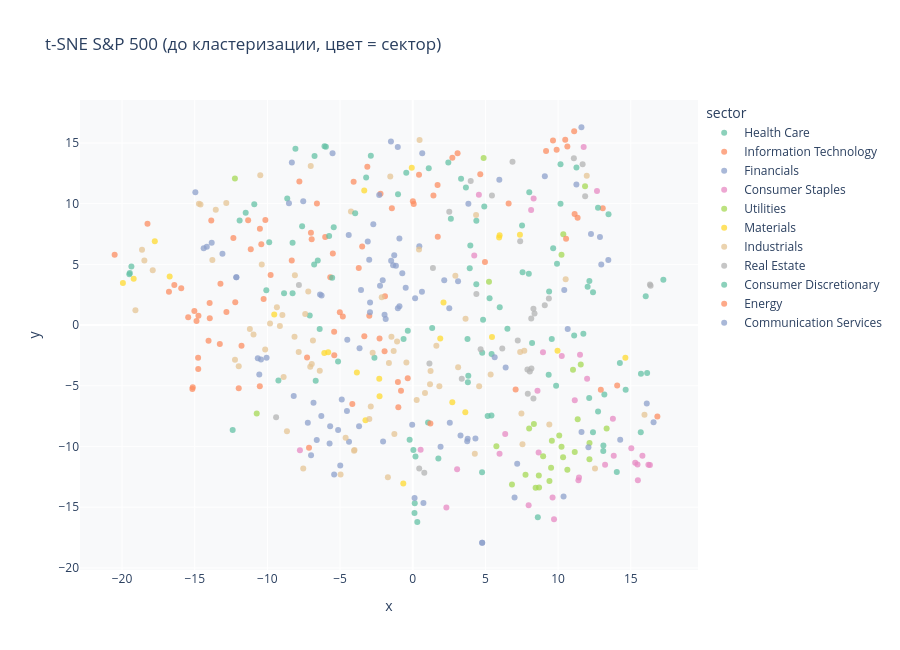

The notebook cell this image was saved under:
### Markdown cell above
## 9. t-SNE — визуальная карта рынка до кластеризации

Если сгустки видны до запуска алгоритма — кластеры существуют объективно.

### Code cell
import plotly.express as px

print("Вычисляем t-SNE (~1–2 мин)...")
tsne   = TSNE(n_components=2, perplexity=40,
              learning_rate='auto', max_iter=1500, random_state=42)
coords = tsne.fit_transform(X_scaled)

tsne_df = pd.DataFrame({
    'x'      : coords[:, 0],
    'y'      : coords[:, 1],
    'ticker' : X_clean.index,
    'sector' : df.loc[X_clean.index, 'sector'],
    'name'   : df.loc[X_clean.index, 'name'],
})
for feat in ['sigma','beta','sharpe','hurst','info_ratio']:
    if feat in df.columns:
        tsne_df[LABELS[feat]] = df.loc[X_clean.index, feat].round(3).values

# Интерактивный
fig = px.scatter(
    tsne_df, x='x', y='y', color='sector',
    hover_name='ticker',
    hover_data=['name','sector'] +
               [LABELS[f] for f in ['sigma','beta','sharpe','hurst']
                if LABELS[f] in tsne_df.columns],
    title='t-SNE S&P 500 (до кластеризации, цвет = сектор)',
    color_discrete_sequence=px.colors.qualitative.Set2,
    width=900, height=650
)
fig.update_traces(marker=dict(size=6, opacity=0.75))
fig.update_layout(plot_bgcolor='#f8f9fa',
                  legend=dict(orientation='v', x=1.01))
fig.write_html('plots/01_tsne_interactive.html')
fig.show()

# Статичная для диплома
fig2, ax = plt.subplots(figsize=(12, 8))
sectors  = tsne_df['sector'].dropna().unique()
colors   = sns.color_palette('Set2', len(sectors))
for sec, color in zip(sectors, colors):
    mask = tsne_df['sector'] == sec
    ax.scatter(tsne_df.loc[mask,'x'], tsne_df.loc[mask,'y'],
               label=sec, alpha=0.65, s=20, color=color)
ax.set_title('t-SNE S&P 500 (все 23 метрики, до кластеризации)',
             fontsize=12, fontweight='bold')
ax.set_xlabel('t-SNE компонента 1')
ax.set_ylabel('t-SNE компонента 2')
ax.legend(fontsize=7, ncol=2, bbox_to_anchor=(1.02, 1))
plt.tight_layout()
plt.savefig('plots/01_tsne_static.png', dpi=150, bbox_inches='tight')
plt.show()
print("✓ plots/01_tsne_interactive.html | plots/01_tsne_static.png")

### Figure 1 — Plotly figure (JSON) as saved in the notebook; plotly's stock layout.template omitted (floating-point values rounded to 4 significant figures; data arrays with more than 128 entries replaced by an {"elided": "..."} marker saying what was removed)
{"data": [{"customdata": {"elided": "57x6 mixed values"}, "hovertemplate": "<b>%{hovertext}</b><br><br>sector=%{customdata[1]}<br>x=%{x}<br>y=%{y}<br>name=%{customdata[0]}<br>Волатильность (σ)=%{customdata[2]}<br>Бета (β)=%{customdata[3]}<br>Шарп=%{customdata[4]}<br>Хёрст (H)=%{customdata[5]}<extra></extra>", "hovertext": ["A", "ABBV", "ABT", "ALGN", "AMGN", "BAX", "BDX", "BIIB", "BMY", "BSX", "CAH", "CNC", "COR", "CRL", "TECH", "CI", "COO", "CVS", "DHR", "DVA", "DXCM", "ELV", "EW", "GILD", "HCA", "HOLX", "HSIC", "HUM", "IDXX", "INCY", "IQV", "ISRG", "JNJ", "LH", "LLY", "PODD", "MCK", "MDT", "MRK", "MRNA", "MTD", "DGX", "PFE", "REGN", "RMD", "RVTY", "STE", "SYK", "TMO", "UHS", "UNH", "VRTX", "VTRS", "WAT", "WST", "ZBH", "ZTS"], "legendgroup": "Health Care", "marker": {"color": "rgb(102,194,165)", "opacity": 0.75, "size": 6, "symbol": "circle"}, "mode": "markers", "name": "Health Care", "orientation": "v", "showlegend": true, "type": "scatter", "x": [-0.2148, 12.4, 1.764, 1.101, 12.4, 9.564, 15.69, 17.24, 15.7, 1.052, 4.769, 14.65, 0.137, 4.373, 5.984, 9.863, 5.425, 11.74, 0.04311, 10.16, 10.17, 9.352, 11.26, 14.04, 4.921, 9.924, 8.209, 11.11, -7.089, 14.25, 1.336, -10.07, 13.12, 9.381, 0.312, -3.206, 0.1193, 4.78, 13.11, -2.883, -6.404, 12.75, 16.13, 13.18, 7.984, 5.287, 3.793, -2.636, 0.1869, 4.375, 5.415, 5.154, 7.519, 4.839, -12.39, 6.513, 3.822], "xaxis": "x", "y": [-9.452, 2.692, -10.98, 12.91, -8.821, -1.143, -8.821, 3.727, -4.0, -8.029, -12.13, -5.333, -14.68, 3.356, 1.476, -5.003, -2.39, -0.707, -10.28, 9.998, 13.24, -4.084, 12.98, -12.1, 9.757, 5.044, -1.487, -0.8655, 0.79, -3.123, -0.2456, 2.867, -9.924, 2.757, -16.22, 12.16, -15.48, -2.287, -10.37, 13.95, -0.3265, -7.121, -3.949, -5.711, 4.217, 2.199, -4.708, -2.698, -10.82, 8.584, -7.439, -7.485, 8.195, 0.4362, -8.645, -0.306, -4.18], "yaxis": "y"}, {"customdata": {"elided": "67x6 mixed values"}, "hovertemplate": "<b>%{hovertext}</b><br><br>sector=%{customdata[1]}<br>x=%{x}<br>y=%{y}<br>name=%{customdata[0]}<br>Волатильность (σ)=%{customdata[2]}<br>Бета (β)=%{customdata[3]}<br>Шарп=%{customdata[4]}<br>Хёрст (H)=%{customdata[5]}<extra></extra>", "hovertext": ["AAPL", "ACN", "ADBE", "ADI", "AKAM", "AMAT", "AMD", "ANET", "APH", "ADSK", "AVGO", "CDNS", "CDW", "CIEN", "COHR", "CSCO", "CTSH", "DELL", "GLW", "EPAM", "FFIV", "FICO", "FSLR", "FTNT", "GDDY", "GEN", "HPE", "HPQ", "IBM", "IT", "INTC", "INTU", "JBL", "KEYS", "KLAC", "LITE", "LRCX", "MCHP", "MPWR", "MSFT", "MSI", "MU", "NTAP", "NVDA", "NXPI", "ON", "ORCL", "PANW", "PTC", "QCOM", "CRM", "NOW", "ROP", "SMCI", "SNPS", "STX", "SWKS", "TDY", "TEL", "TER", "TXN", "TRMB", "TYL", "VRSN", "WDAY", "WDC", "ZBRA"], "legendgroup": "Information Technology", "marker": {"color": "rgb(252,141,98)", "opacity": 0.75, "size": 6, "symbol": "circle"}, "mode": "markers", "name": "Information Technology", "orientation": "v", "showlegend": true, "type": "scatter", "x": [-14.77, -4.159, -4.813, -15.14, 16.83, -14.74, -16.4, -11.32, -11.78, -12.21, -10.52, -14.05, -2.285, -10.14, -7.801, -1.021, -0.3462, -8.325, -2.99, 10.64, -5.674, -11.97, -4.067, -12.34, -9.779, 12.94, -7.005, -5.408, 1.213, -10.26, 4.968, -12.82, -11.14, -3.331, -14.88, -6.593, -15.02, -5.017, -15.45, -14.76, -7.136, -16.77, -1.911, -13.86, -13.96, -15.93, -10.52, 6.597, 1.721, -13.97, -6.955, -13.23, -0.9917, -18.25, -13.27, -5.4, -3.714, 13.07, -1.938, -10.42, -15.16, -5.498, -7.272, -0.8085, -6.022, -1.437, -3.48], "xaxis": "x", "y": [-2.685, -6.506, 0.6993, -5.112, -7.53, 0.7711, 3.309, 8.633, -1.701, 1.88, 7.929, -1.301, -1.11, 8.648, 11.81, -4.694, -4.379, 5.314, 0.7721, 14.71, 3.93, -5.202, 11.79, 7.162, 4.125, -5.322, 7.613, -0.5484, -8.104, 2.145, 5.187, 1.067, 6.235, -0.9168, 0.3286, 10.01, 1.167, 1.064, 0.644, -3.617, -10.1, 2.747, 2.379, 8.617, 0.5556, 3.025, -5.038, 10.01, 7.265, 1.821, 7.06, 3.408, -6.776, 8.343, -1.569, -2.487, 4.691, 9.63, -2.149, 6.654, -5.255, 5.888, -2.669, -5.401, 7.248, 9.622, 6.47], "yaxis": "y"}, {"customdata": {"elided": "74x6 mixed values"}, "hovertemplate": "<b>%{hovertext}</b><br><br>sector=%{customdata[1]}<br>x=%{x}<br>y=%{y}<br>name=%{customdata[0]}<br>Волатильность (σ)=%{customdata[2]}<br>Бета (β)=%{customdata[3]}<br>Шарп=%{customdata[4]}<br>Хёрст (H)=%{customdata[5]}<extra></extra>", "hovertext": ["ACGL", "AFL", "AIG", "AIZ", "AJG", "ALL", "AMP", "AON", "APO", "ARES", "AXP", "BAC", "BK", "BLK", "BRK-B", "BRO", "BX", "CBOE", "COF", "SCHW", "XYZ", "C", "CB", "CFG", "CINF", "CME", "CPAY", "EG", "ERIE", "FDS", "FIS", "FITB", "BEN", "FISV", "GL", "GPN", "GS", "HBAN", "HIG", "IBKR", "ICE", "IVZ", "JKHY", "JPM", "KEY", "KKR", "L", "MTB", "MA", "MCO", "MET", "MRSH", "MS", "MSCI", "NDAQ", "NTRS", "PFG", "PGR", "PNC", "PRU", "PYPL", "RF", "RJF", "SPGI", "STT", "SYF", "TROW", "TFC", "TRV", "USB", "V", "WFC", "WRB", "WTW"], "legendgroup": "Financials", "marker": {"color": "rgb(141,160,203)", "opacity": 0.75, "size": 6, "symbol": "circle"}, "mode": "markers", "name": "Financials", "orientation": "v", "showlegend": true, "type": "scatter", "x": [3.287, 12.88, 3.827, 12.97, -5.408, 2.548, -7.22, 10.42, -13.83, -13.09, -10.56, -2.942, -1.94, -6.827, -3.692, -6.997, -14.38, 10.37, -4.405, -0.9187, -5.519, -3.559, 3.746, -1.158, -0.9144, 7.004, -4.504, 4.313, 7.185, -2.041, 11.26, -1.486, 3.117, -5.721, 11.6, 2.167, -10.44, -2.714, 12.26, -14.96, -0.03873, -2.995, 16.57, -8.189, -1.275, -14.17, -4.384, 0.1613, -4.885, -5.684, -2.252, -4.989, -10.06, -6.291, -6.604, -1.862, 0.4524, 0.7348, -1.024, -2.066, -3.096, -1.351, -10.66, -5.135, -2.937, -7.536, -3.66, -0.7195, 13.46, 0.6324, -4.528, -0.4857, 3.779, 1.914], "xaxis": "x", "y": [-9.1, 7.245, 9.986, 4.998, -12.31, -8.045, -8.053, 2.883, 6.785, 5.874, -4.065, 1.059, 0.853, -6.396, -8.327, -10.73, 6.327, -14.12, 7.422, 7.126, 14.15, 2.892, -9.578, 4.894, 1.539, -14.2, -1.203, -9.35, -11.42, -9.59, 11.57, 5.288, 3.605, -9.749, 16.29, 3.686, -2.844, 8.306, 7.508, 10.95, -8.208, 5.372, -7.994, -5.84, 5.759, 6.456, -9.6, 2.211, -6.129, -8.327, 3.237, -11.56, -2.684, -7.489, -9.461, 0.5005, 6.501, -14.66, 1.381, 3.684, 6.891, 4.923, -2.73, -8.65, 1.864, 10.2, -1.915, 4.271, 5.362, 2.74, -7.084, 3.08, -9.368, -10.02], "yaxis": "y"}, {"customdata": {"elided": "34x6 mixed values"}, "hovertemplate": "<b>%{hovertext}</b><br><br>sector=%{customdata[1]}<br>x=%{x}<br>y=%{y}<br>name=%{customdata[0]}<br>Волатильность (σ)=%{customdata[2]}<br>Бета (β)=%{customdata[3]}<br>Шарп=%{customdata[4]}<br>Хёрст (H)=%{customdata[5]}<extra></extra>", "hovertext": ["ADM", "MO", "BF-B", "BG", "CPB", "CAG", "CHD", "CL", "CLX", "COST", "KO", "STZ", "DG", "DLTR", "EL", "GIS", "HRL", "HSY", "KDP", "KHC", "KMB", "KR", "MDLZ", "MKC", "MNST", "TAP", "PEP", "PG", "PM", "SJM", "SYY", "TGT", "TSN", "WMT"], "legendgroup": "Consumer Staples", "marker": {"color": "rgb(231,138,195)", "opacity": 0.75, "size": 6, "symbol": "circle"}, "mode": "markers", "name": "Consumer Staples", "orientation": "v", "showlegend": true, "type": "scatter", "x": [12.67, 13.77, 8.959, 8.581, 16.32, 15.3, 13.23, 11.4, 15.8, -7.763, 6.361, 11.51, 11.76, 8.144, 4.231, 15.46, 15.04, 9.618, 9.719, 11.15, 13.83, 15.49, 3.052, 8.66, 0.5411, 10.25, 7.973, 11.44, 5.971, 16.21, 4.549, 8.315, 11.99, 2.313], "xaxis": "x", "y": [11.04, -7.722, -2.234, -5.406, -11.51, -11.33, -11.5, -12.79, -10.76, -10.31, -8.968, -2.436, 14.66, 9.482, 5.738, -11.49, -10.15, -14.2, -16.0, -6.191, -10.76, -12.79, -11.87, -10.49, -10.27, -2.55, -14.83, -12.55, -10.6, -11.5, 10.73, 10.43, -4.428, -15.03], "yaxis": "y"}, {"customdata": {"elided": "30x6 mixed values"}, "hovertemplate": "<b>%{hovertext}</b><br><br>sector=%{customdata[1]}<br>x=%{x}<br>y=%{y}<br>name=%{customdata[0]}<br>Волатильность (σ)=%{customdata[2]}<br>Бета (β)=%{customdata[3]}<br>Шарп=%{customdata[4]}<br>Хёрст (H)=%{customdata[5]}<extra></extra>", "hovertext": ["AEE", "AEP", "AES", "ATO", "AWK", "LNT", "CNP", "CMS", "ED", "D", "DTE", "DUK", "EIX", "ES", "ETR", "EVRG", "EXC", "FE", "NEE", "NI", "NRG", "PCG", "PEG", "PNW", "PPL", "SO", "SRE", "VST", "WEC", "XEL"], "legendgroup": "Utilities", "marker": {"color": "rgb(166,216,84)", "opacity": 0.75, "size": 6, "symbol": "circle"}, "mode": "markers", "name": "Utilities", "orientation": "v", "showlegend": true, "type": "scatter", "x": [9.406, 13.34, 5.244, 10.64, 11.02, 12.16, 10.36, 12.16, 10.34, 9.571, 8.452, 8.97, 8.335, 10.08, 7.759, 8.672, 6.826, 11.85, 8.008, 8.689, -10.73, 4.876, 5.755, 10.24, 11.56, 9.517, 10.23, -12.23, 11.35, 11.14], "xaxis": "x", "y": [-12.84, -8.514, 3.563, -11.92, -3.68, -9.703, 7.482, -11.06, -10.89, -9.536, -13.4, -10.81, -8.156, -9.089, -12.32, -12.38, -13.13, 11.44, -8.518, -13.37, -7.275, 13.76, -9.987, -10.03, -3.246, -11.75, 5.796, 12.07, -7.75, -10.46], "yaxis": "y"}, {"customdata": {"elided": "24x6 mixed values"}, "hovertemplate": "<b>%{hovertext}</b><br><br>sector=%{customdata[1]}<br>x=%{x}<br>y=%{y}<br>name=%{customdata[0]}<br>Волатильность (σ)=%{customdata[2]}<br>Бета (β)=%{customdata[3]}<br>Шарп=%{customdata[4]}<br>Хёрст (H)=%{customdata[5]}<extra></extra>", "hovertext": ["ALB", "AMCR", "APD", "AVY", "BALL", "CF", "CRH", "DD", "DOW", "ECL", "FCX", "IFF", "IP", "LIN", "LYB", "MLM", "MOS", "NEM", "NUE", "PKG", "PPG", "SHW", "STLD", "VMC"], "legendgroup": "Materials", "marker": {"color": "rgb(255,217,47)", "opacity": 0.75, "size": 6, "symbol": "circle"}, "mode": "markers", "name": "Materials", "orientation": "v", "showlegend": true, "type": "scatter", "x": [-17.75, 5.451, 3.617, -2.285, 9.96, -3.338, -9.529, 2.116, 5.944, -2.304, -16.72, 7.374, -3.845, -3.251, 5.977, -6.085, -0.06831, 14.63, -19.94, -0.6512, 1.891, 2.722, -19.2, -5.816], "xaxis": "x", "y": [6.902, -0.9794, -7.19, -5.856, -2.117, 11.09, 0.8792, 1.857, 7.219, -4.413, 4.007, 7.439, -3.903, -7.835, 7.39, -2.3, 12.97, -2.681, 3.46, -13.06, -1.097, -6.363, 3.809, -2.237], "yaxis": "y"}, {"customdata": {"elided": "74x6 mixed values"}, "hovertemplate": "<b>%{hovertext}</b><br><br>sector=%{customdata[1]}<br>x=%{x}<br>y=%{y}<br>name=%{customdata[0]}<br>Волатильность (σ)=%{customdata[2]}<br>Бета (β)=%{customdata[3]}<br>Шарп=%{customdata[4]}<br>Хёрст (H)=%{customdata[5]}<extra></extra>", "hovertext": ["ALLE", "AME", "AOS", "MMM", "ADP", "AXON", "BA", "BLDR", "BR", "CAT", "CHRW", "CMI", "CPRT", "CSX", "CTAS", "DAL", "DE", "FIX", "DOV", "EFX", "EME", "EMR", "ETN", "EXPD", "FAST", "FDX", "FTV", "GD", "GE", "GNRC", "HII", "HON", "HUBB", "HWM", "IEX", "ITW", "IR", "J", "JBHT", "JCI", "LDOS", "LHX", "LII", "LMT", "MAS", "NDSN", "NOC", "NSC", "ODFL", "PAYX", "PCAR", "PH", "PNR", "PWR", "ROK", "ROL", "RSG", "RTX", "LUV", "SNA", "SWK", "TDG", "TT", "TXT", "GWW", "UAL", "UNP", "UPS", "URI", "VRSK", "VRT", "WAB", "WM", "XYL"], "legendgroup": "Industrials", "marker": {"color": "rgb(229,196,148)", "opacity": 0.75, "size": 6, "symbol": "circle"}, "mode": "markers", "name": "Industrials", "orientation": "v", "showlegend": true, "type": "scatter", "x": [-2.759, -4.036, 7.389, 3.632, -4.619, -12.83, 0.4704, -18.47, -2.987, -9.14, 15.94, -8.883, -10.95, 1.188, -7.533, -1.547, -6.397, -14.6, -1.313, -7.398, -14.71, -1.078, -11.97, 5.359, -1.71, 4.357, 1.624, 3.122, -8.108, -18.63, 11.97, -1.64, -12.23, -13.55, 0.842, -2.888, -9.82, -7.052, 4.568, -8.968, 10.52, 9.395, -8.133, 7.549, -6.868, 1.226, 12.54, 1.832, -19.08, -4.008, -7.846, -10.15, -9.347, -13.79, -1.467, 7.476, -4.966, -2.133, -4.251, -6.948, 2.932, -10.39, -11.21, 0.4295, -8.655, -7.019, 0.2706, 7.674, -17.89, -1.265, -10.49, -7.187, 4.27, -0.4366], "xaxis": "x", "y": [-2.276, -10.34, -2.22, 0.51, -9.277, 10.06, 15.24, 5.314, -7.746, -0.0783, -7.381, -4.271, -0.7781, -4.873, -11.81, 12.23, -3.762, 9.925, -2.13, 0.912, 9.991, -1.348, -3.401, -4.065, -12.53, 9.074, -1.713, -3.471, 4.105, 6.203, 12.29, -3.127, -2.855, 9.5, -5.589, -6.716, 0.1241, -3.441, -5.039, 0.8233, 3.769, -8.184, -0.9706, -9.805, -1.266, -3.785, -11.81, -5.04, 1.227, -10.29, -2.222, -2.006, 1.468, 5.362, -0.9718, -7.293, -12.32, 2.283, 9.352, -3.211, 4.056, 4.992, -0.3162, 6.216, -8.752, 13.11, -6.174, -2.112, 4.506, -8.982, 12.33, 2.774, -10.6, -3.09], "yaxis": "y"}, {"customdata": {"elided": "31x6 mixed values"}, "hovertemplate": "<b>%{hovertext}</b><br><br>sector=%{customdata[1]}<br>x=%{x}<br>y=%{y}<br>name=%{customdata[0]}<br>Волатильность (σ)=%{customdata[2]}<br>Бета (β)=%{customdata[3]}<br>Шарп=%{customdata[4]}<br>Хёрст (H)=%{customdata[5]}<extra></extra>", "hovertext": ["AMT", "ARE", "AVB", "BXP", "CBRE", "CPT", "CCI", "CSGP", "DLR", "EQIX", "EQR", "ESS", "EXR", "FRT", "DOC", "HST", "INVH", "IRM", "KIM", "MAA", "O", "PLD", "PSA", "REG", "SBAC", "SPG", "UDR", "VICI", "VTR", "WELL", "WY"], "legendgroup": "Real Estate", "marker": {"color": "rgb(179,179,179)", "opacity": 0.75, "size": 6, "symbol": "circle"}, "mode": "markers", "name": "Real Estate", "orientation": "v", "showlegend": true, "type": "scatter", "x": [8.163, 6.159, 8.377, 4.378, -7.832, 9.083, 7.89, 7.224, 0.7936, 0.4442, 4.669, 8.303, 7.915, 16.32, 7.391, 1.387, 11.86, -9.401, 2.513, 9.365, 11.69, 3.373, 8.304, 16.37, 8.053, 3.988, 8.152, 11.08, 6.863, 5.449, 1.148], "xaxis": "x", "y": [-3.577, -1.935, 0.9596, 2.562, 3.305, 1.624, -3.668, -1.279, -12.17, -11.81, -2.002, 1.34, -5.661, 3.345, 6.901, 4.691, 10.61, -7.589, 9.333, 2.188, 13.25, -4.414, -6.05, 3.247, -3.821, 11.86, 0.5327, 13.73, 13.45, 10.67, -3.164], "yaxis": "y"}, {"customdata": {"elided": "46x6 mixed values"}, "hovertemplate": "<b>%{hovertext}</b><br><br>sector=%{customdata[1]}<br>x=%{x}<br>y=%{y}<br>name=%{customdata[0]}<br>Волатильность (σ)=%{customdata[2]}<br>Бета (β)=%{customdata[3]}<br>Шарп=%{customdata[4]}<br>Хёрст (H)=%{customdata[5]}<extra></extra>", "hovertext": ["AMZN", "APTV", "AZO", "BBY", "BKNG", "CCL", "CVNA", "CMG", "DECK", "DRI", "DHI", "DPZ", "EBAY", "EXPE", "F", "GM", "GPC", "GRMN", "HAS", "HD", "HLT", "LEN", "LOW", "LULU", "LVS", "MAR", "MCD", "MGM", "NCLH", "NKE", "NVR", "ORLY", "PHM", "POOL", "RL", "RCL", "ROST", "SBUX", "TJX", "TPR", "TSCO", "TSLA", "ULTA", "WSM", "WYNN", "YUM"], "legendgroup": "Consumer Discretionary", "marker": {"color": "rgb(102,194,165)", "opacity": 0.75, "size": 6, "symbol": "circle"}, "mode": "markers", "name": "Consumer Discretionary", "orientation": "v", "showlegend": true, "type": "scatter", "x": [-8.267, 3.96, 12.03, -5.751, -8.267, -5.976, -8.072, -8.854, -11.91, 3.658, -19.5, 12.14, -5.544, 3.324, -1.013, -5.437, 9.66, -9.242, 2.622, 13.47, -6.782, -19.47, 12.75, -9.876, -3.961, -6.535, 8.606, 2.446, -6.07, 3.921, 7.555, 12.15, -19.36, -5.138, -7.612, -6.757, -0.3408, 3.767, -0.6308, -8.633, -6.677, -10.9, 8.017, -11.49, -0.4451, 16.03], "xaxis": "x", "y": [6.78, 6.544, 3.148, 7.341, 2.626, 14.69, 14.52, 2.624, 8.606, 11.33, 4.184, -6.011, 3.887, 12.06, 10.78, 8.046, 6.335, -4.574, 8.749, 9.12, 4.984, 4.28, 9.66, 6.83, 9.21, 5.321, -15.82, 13.39, 14.73, 4.669, 4.359, 3.621, 4.831, -2.993, 8.138, 13.92, -0.4689, -1.145, -1.14, 10.41, -4.579, 9.949, 10.94, 9.244, 12.53, 2.372], "yaxis": "y"}, {"customdata": [["APA Corporation", "Energy", 0.678, 1.521, 0.219, 0.578], ["Baker Hughes", "Energy", 0.431, 1.137, 0.341, 0.59], ["ConocoPhillips", "Energy", 0.423, 1.087, 0.35, 0.591], ["Coterra", "Energy", 0.384, 0.723, 0.19, 0.53], ["Chevron Corporation", "Energy", 0.338, 0.98, 0.252, 0.572], ["Devon Energy", "Energy", 0.561, 1.372, 0.315, 0.564], ["EOG Resources", "Energy", 0.454, 1.03, 0.325, 0.575], ["EQT Corporation", "Energy", 0.565, 0.877, 0.472, 0.55], ["Diamondback Energy", "Energy", 0.567, 1.213, 0.423, 0.581], ["ExxonMobil", "Energy", 0.327, 0.838, 0.328, 0.596], ["Halliburton", "Energy", 0.534, 1.404, 0.199, 0.617], ["Kinder Morgan", "Energy", 0.304, 0.876, 0.401, 0.527], ["Marathon Petroleum", "Energy", 0.455, 1.222, 0.513, 0.626], ["Occidental Petroleum", "Energy", 0.594, 1.323, 0.187, 0.554], ["Oneok", "Energy", 0.459, 1.261, 0.445, 0.55], ["Phillips 66", "Energy", 0.405, 1.029, 0.261, 0.63], ["Schlumberger", "Energy", 0.473, 1.169, 0.152, 0.572], ["Texas Pacific Land Corporation", "Energy", 0.506, 1.07, 0.707, 0.601], ["Targa Resources", "Energy", 0.561, 1.356, 0.748, 0.59], ["Valero Energy", "Energy", 0.463, 1.129, 0.356, 0.618], ["Williams Companies", "Energy", 0.336, 0.907, 0.56, 0.58]], "hovertemplate": "<b>%{hovertext}</b><br><br>sector=%{customdata[1]}<br>x=%{x}<br>y=%{y}<br>name=%{customdata[0]}<br>Волатильность (σ)=%{customdata[2]}<br>Бета (β)=%{customdata[3]}<br>Шарп=%{customdata[4]}<br>Хёрст (H)=%{customdata[5]}<extra></extra>", "hovertext": ["APA", "BKR", "COP", "CTRA", "CVX", "DVN", "EOG", "EQT", "FANG", "XOM", "HAL", "KMI", "MPC", "OXY", "OKE", "PSX", "SLB", "TPL", "TRGP", "VLO", "WMB"], "legendgroup": "Energy", "marker": {"color": "rgb(252,141,98)", "opacity": 0.75, "size": 6, "symbol": "circle"}, "mode": "markers", "name": "Energy", "orientation": "v", "showlegend": true, "type": "scatter", "x": [9.649, -2.217, 1.423, 14.06, 10.55, 2.725, 4.645, -3.124, 9.172, 7.079, 3.084, 11.13, 1.708, 10.49, 9.9, 0.06575, 0.4323, -20.51, 11.11, 0.008002, 11.34], "xaxis": "x", "y": [15.21, 10.82, 10.67, -4.978, 7.106, 13.78, 12.42, 13.04, 14.34, -5.301, 14.15, 9.141, 11.54, 15.26, 14.44, 9.979, 12.37, 5.793, 15.96, 10.2, 8.835], "yaxis": "y"}, {"customdata": {"elided": "23x6 mixed values"}, "hovertemplate": "<b>%{hovertext}</b><br><br>sector=%{customdata[1]}<br>x=%{x}<br>y=%{y}<br>name=%{customdata[0]}<br>Волатильность (σ)=%{customdata[2]}<br>Бета (β)=%{customdata[3]}<br>Шарп=%{customdata[4]}<br>Хёрст (H)=%{customdata[5]}<extra></extra>", "hovertext": ["GOOG", "GOOGL", "T", "CHTR", "CMCSA", "EA", "SATS", "FOX", "FOXA", "LYV", "META", "NFLX", "NWS", "NWSA", "OMC", "PSKY", "TKO", "TMUS", "TTD", "TTWO", "DIS", "VZ", "WBD"], "legendgroup": "Communication Services", "marker": {"color": "rgb(141,160,203)", "opacity": 0.75, "size": 6, "symbol": "circle"}, "mode": "markers", "name": "Communication Services", "orientation": "v", "showlegend": true, "type": "scatter", "x": [-12.14, -12.13, 12.09, 10.66, 5.636, 11.61, -1.5, 4.772, 4.782, -2.307, -8.517, 9.087, -6.376, -6.271, 6.392, 0.6512, 5.956, 0.1249, -8.318, 16.1, 2.513, 14.27, -1.03], "xaxis": "x", "y": [3.936, 3.945, -10.07, -0.3221, -2.643, -8.809, 15.11, -17.93, -17.93, 10.7, 10.03, 12.26, 2.516, 2.445, -3.493, 14.15, 11.96, -14.25, 13.38, -6.46, 1.377, -9.449, 14.66], "yaxis": "y"}], "layout": {"height": 650, "legend": {"orientation": "v", "title": {"text": "sector"}, "tracegroupgap": 0, "x": 1.01}, "plot_bgcolor": "#f8f9fa", "title": {"text": "t-SNE S&P 500 (до кластеризации, цвет = сектор)"}, "width": 900, "xaxis": {"anchor": "y", "domain": [0, 1], "title": {"text": "x"}}, "yaxis": {"anchor": "x", "domain": [0, 1], "title": {"text": "y"}}}}
